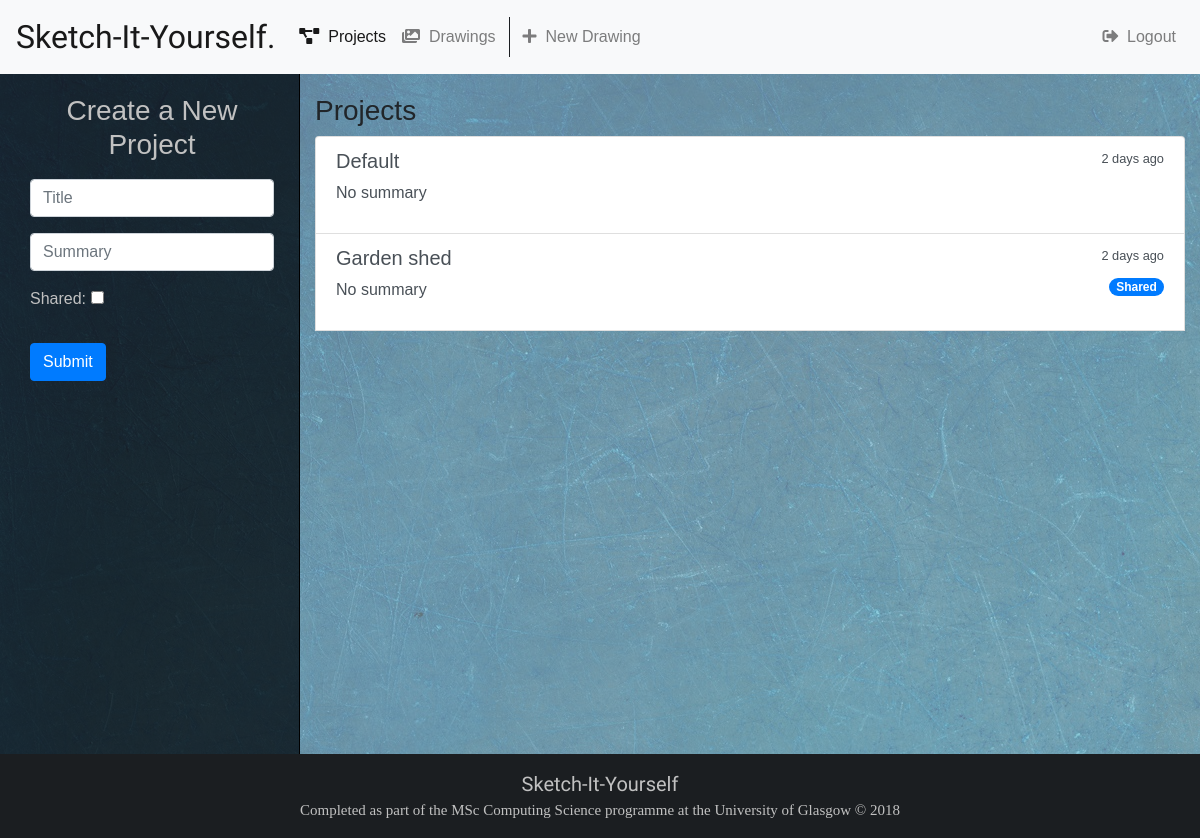
The page /draw/ (signed in) on the database as committed earlier.
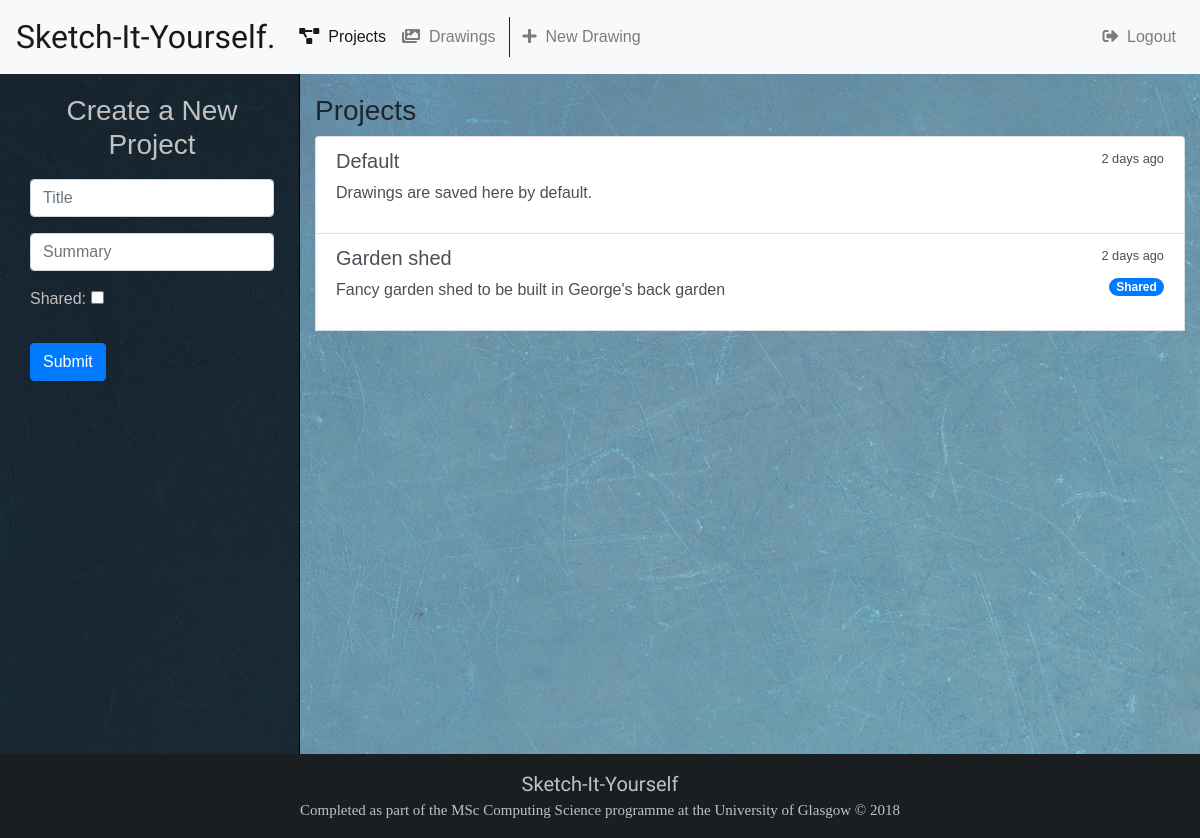
The same page on the database as committed later.
### draw/models.py (models this page shows, shortened)
class Project(models.Model):
    user = models.ForeignKey(User, on_delete=models.CASCADE, default=1)
    title = models.CharField(max_length=250, default='Default')
    summary = models.CharField(default='No summary', max_length=1000, blank=True, null=True)
    shared = models.BooleanField(default=False)

### draw/views.py (the view)
# urls.py: path('', views.index, name='index'),
def index(request):
    if request.user.is_authenticated:
        projects = Project.objects.filter(user=request.user)
        form = ProjectForm(request.POST or None)
        if form.is_valid():
            project = form.save(commit=False)
            project.user = request.user
            project.save()
        context = {
            "form": form,
            "projects": projects
        }
        return render(request, 'draw/index.html', context)
    else:
        return render(request, 'draw/login.html')

### draw/forms.py
class ProjectForm(forms.ModelForm):
    title = forms.CharField(widget=forms.TextInput(attrs={'placeholder': "Title", 'class': "form-control"}))
    summary = forms.CharField(widget=forms.TextInput(attrs={'placeholder': "Summary", 'class': "form-control"}))
    shared = forms.BooleanField(widget=forms.CheckboxInput, required=False)
    class Meta:
        model = Project
        exclude = ('user',)

### draw/templates/draw/index.html (shortened to what this page needs)
{% extends 'draw/base.html' %}
{% block index_active %}active{% endblock %}
{% block detail_panel %}
    <h3 style="text-align: center"> Create a New Project</h3>
    <form action="" method="post" enctype="multipart/form-data" style="padding: 10px">
        {% include 'draw/form-template.html' %}
        <button type="submit" class="btn btn-primary">Submit</button>
    </form>
{% endblock %}
{% block list_panel %}
    {% if projects %}
        <h3>Projects</h3>
        <div class="list-group bg-transparent">
            {% for project in projects %}
            <a class="list-group-item list-group-item-action flex-column align-items-start" href="{% url 'draw:project_detail' project.id %}">
                <div class="d-flex w-100 justify-content-between">
                    <h5 class="mb-1>">{{ project.title }}</h5>
                    <small>2 days ago</small>
                </div>
                {% if project.shared == True %}
                        <span class="badge badge-primary badge-pill" style="float: right">Shared</span>
                    {% endif %}
                <p>{{ project.summary }}</p>
            </a>
            {% endfor %}
        <br>
        </div>
    {% else %}
        <h3>No projects present, not even the default project :(</h3>
    {% endif %}
{% endblock %}

### draw/templates/draw/base.html (shortened to what this page needs)
<!DOCTYPE html>
<html lang="en">
<head>
    {% load staticfiles %}
    <link rel="stylesheet" href="https://maxcdn.bootstrapcdn.com/bootstrap/4.0.0/css/bootstrap.min.css">
    <link rel="stylesheet" type="text/css" href="{% static 'draw/css/style.css' %}">
    <link rel="stylesheet" href="https://use.fontawesome.com/releases/v5.1.0/css/all.css">
</head>
<body>
    <nav class="navbar fixed-top navbar-expand-lg navbar-light bg-light">
        <a class="navbar-brand website-logo" href="{% url 'home' %}">Sketch-It-Yourself. </a>
        <div class="collapse navbar-collapse" id="navbarNav">
            <ul class="navbar-nav mr-auto">
                <li class="nav-item {% block index_active %}{% endblock %}"><a class="nav-link" href="{% url 'draw:index' %}"><i class="fas fa-project-diagram" aria-hidden="true"></i>&nbsp; Projects <span class="sr-only">(current)</span></a></li>
                <li class="nav-item {% block project_active %}{% endblock %}"><a class="nav-link" href="{% url 'draw:project_detail' 1 %}"><i class="fas fa-images"></i>&nbsp; Drawings</a></li>
                <li class="nav-item {% block new_drawing_active %}{% endblock %}" style="border-left: #1b1e21 solid 1px; padding-left: 5px; margin-left: 5px"><a class="nav-link" href="{% url 'draw:new_drawing' 1 "new" %}"><i class="fas fa-plus"></i>&nbsp; New Drawing</a></li>
            </ul>
            <ul class="navbar-nav">
                {% if request.user.is_authenticated %}
                <li class="nav-item"><a class="nav-link" href="{% url 'draw:logout_user' %}"><i class="fas fa-sign-out-alt"></i>&nbsp; Logout</a></li>
                {% endif %}
            </ul>
        </div>
    </nav>
    <div class="container-fluid">
        <div class="row">
            <div class="col-md-3 detail-panel">
            {% block detail_panel %}
            {% endblock %}
            </div>
            <div id="list-panel" class="col-md-9 list-panel">
                {% block list_panel %}
                {% endblock %}
                <br>
            </div>
        </div>
        <div class="row">
            <div class="container-fluid site-footer">
                <span class="sig">Sketch-It-Yourself</span>
                <p style="color: #c1c1c1; font-size: 15px; font-family: 'Times New Roman', Serif;">Completed as part of the MSc Computing Science programme at the University of Glasgow &copy; 2018</p>
            </div>
        </div>
    </div>
</body>
</html>

### draw/templates/draw/form-template.html (shortened to what this page needs)
{% for field in form %}
    <div class="form-group">
        {% if "Shared" in field.label_tag %}
            <label for="">{{ field.label_tag }}</label>
        {% endif %}
        {{ field }}
    </div>
{% endfor %}

### draw/static/draw/css/style.css (style rules this page uses)
body { background: lightslategrey url("../images/background.jpg"); font-family: 'Popins', sans-serif; padding-top: 74px; }
a.website-logo { font-family: 'Shadows Into Light', cursive; font-size: 2em; }
.detail-panel { background-color: rgba(27,30,33,0.85); color: #c1c1c1; padding-top: 20px; border-right: 1px solid black; min-height: 85vh; }
.list-panel { background-color: rgba(193,193,193,0.5); padding-top: 20px; min-height: 85vh; }
.site-footer { background-color: #1b1e21; min-height: 7.5vh; text-align: center; padding-top: 15px; }
span.sig { font-family: 'Shadows Into Light', cursive; font-size: 20px; color: #c1c1c1; }
@media (min-width: 50em) { .detail-panel { padding-left: 20px; } }

Rows that differ between the two databases and show on the page:
changed Project "Default": summary "No summary" → "Drawings are saved here by default."
changed Project "Garden shed": summary "No summary" → "Fancy garden shed to be built in George's back garden"
